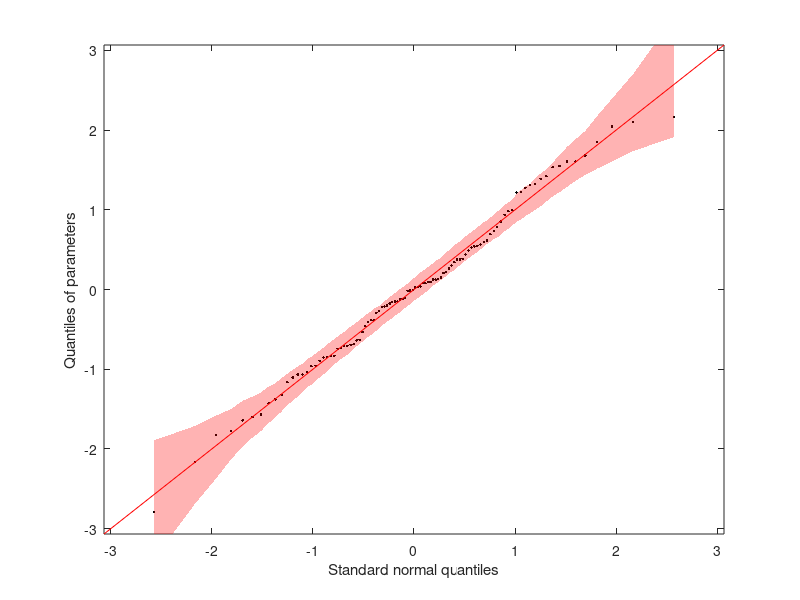

The MATLAB script that drew this image:
function qqplotconfidence(p, runConfInts)

if(~exist('runConfInts','var'))
    runConfInts = false;
end

if(~exist('p','var'))
    p = randn(1,100);
    figure(1);
    runConfInts = true;
end

[p,q] = gety(p);
plot(q, p, 'k.');
hold on
l = max(abs([q(:); p(:)]));
plot([-l l]*1.1, [-l l]*1.1, 'r');

if(runConfInts)
    N = 1000;
    pps = [];
    for j=1:N
        pp = randn(size(p));
        [pp,~] = gety(pp);
        pps(j,:) = pp; %#ok<AGROW>
    end
    ppquants = quantile(pps, [0.025 0.975]);
    patch([q' fliplr(q')], [ppquants(1,:) fliplr(ppquants(2,:))], ...
        -ones(size([q' fliplr(q')])), ...
        'FaceColor','r','FaceAlpha',0.3,'EdgeColor','none');
end

hold off

xlim([-l l]*1.1);
ylim([-l l]*1.1);

xlabel('Standard normal quantiles');
ylabel('Quantiles of parameters');

function [p,q] = gety(p)

p = zscore(p);
p = sort(p);

[n, m] = size(p);
if n == 1
   p = p';
   n = m;
   m = 1;
end

nvec = sum(~isnan(p));
q = repmat((1:n)', 1, m);
q = (q-.5) ./ repmat(nvec, n, 1);
q(isnan(p)) = NaN;

q = norminv(q);

